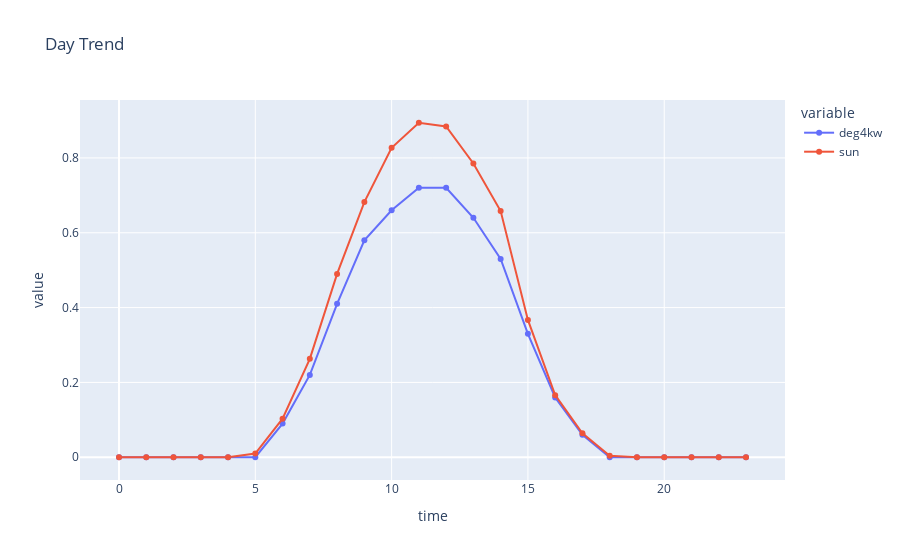

Notebook source saved alongside this figure:
### Markdown cell above
- 使用plotly

### Code cell
import plotly.express as px
import pandas as pd

df = pd.DataFrame(dict(
    time = data['hour'],
    deg4kw = data['deg4kw'],
    sun = data['sun']
))
fig = px.line(df, x="time", y=["deg4kw", 'sun'], title="Day Trend", markers=True)
fig.show()

### Figure 1 — Plotly figure (JSON) as saved in the notebook; plotly's stock layout.template omitted (floating-point values rounded to 4 significant figures)
{"data": [{"hovertemplate": "variable=deg4kw<br>time=%{x}<br>value=%{y}<extra></extra>", "legendgroup": "deg4kw", "line": {"color": "#636efa", "dash": "solid"}, "marker": {"symbol": "circle"}, "mode": "lines+markers", "name": "deg4kw", "orientation": "v", "showlegend": true, "type": "scatter", "x": [0, 1, 2, 3, 4, 5, 6, 7, 8, 9, 10, 11, 12, 13, 14, 15, 16, 17, 18, 19, 20, 21, 22, 23], "xaxis": "x", "y": [0, 0, 0, 0, 0, 0, 0.09, 0.22, 0.41, 0.58, 0.66, 0.72, 0.72, 0.64, 0.53, 0.33, 0.16, 0.06, 0, 0, 0, 0, 0, 0], "yaxis": "y"}, {"hovertemplate": "variable=sun<br>time=%{x}<br>value=%{y}<extra></extra>", "legendgroup": "sun", "line": {"color": "#EF553B", "dash": "solid"}, "marker": {"symbol": "circle"}, "mode": "lines+markers", "name": "sun", "orientation": "v", "showlegend": true, "type": "scatter", "x": [0, 1, 2, 3, 4, 5, 6, 7, 8, 9, 10, 11, 12, 13, 14, 15, 16, 17, 18, 19, 20, 21, 22, 23], "xaxis": "x", "y": [0, 0, 0, 0, 0, 0.01, 0.103, 0.263, 0.49, 0.682, 0.827, 0.894, 0.884, 0.785, 0.658, 0.367, 0.166, 0.064, 0.004, 0, 0, 0, 0, 0], "yaxis": "y"}], "layout": {"autosize": true, "legend": {"title": {"text": "variable"}, "tracegroupgap": 0}, "title": {"text": "Day Trend"}, "xaxis": {"anchor": "y", "autorange": true, "domain": [0, 1], "range": [-1.502, 24.5], "title": {"text": "time"}, "type": "linear"}, "yaxis": {"anchor": "x", "autorange": true, "domain": [0, 1], "range": [-0.07378, 0.9678], "title": {"text": "value"}, "type": "linear"}}}
